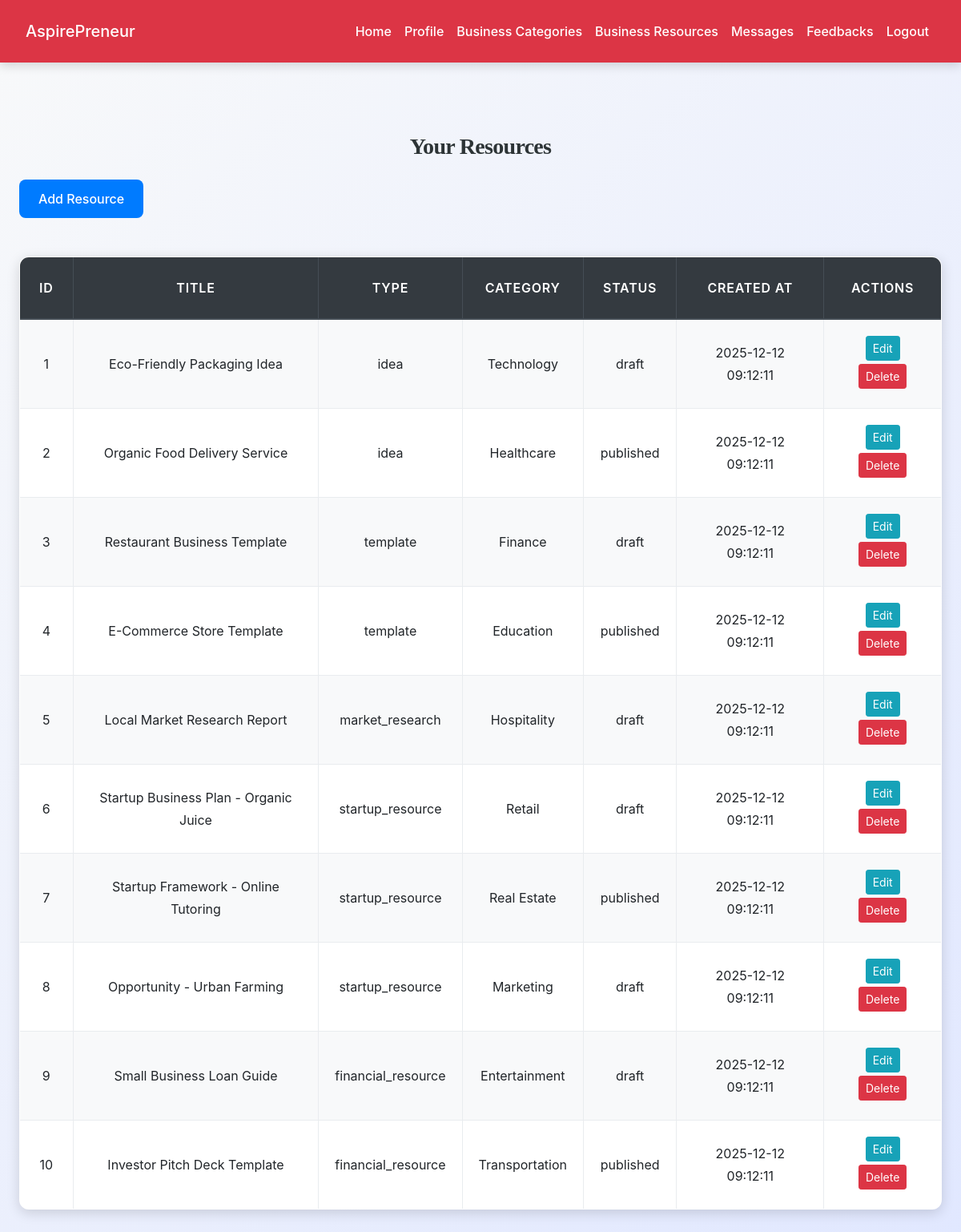
The app's page /agent/view_resources.php (signed in) with its own data.
### tables this page shows
CREATE TABLE `agent_business_resources` (
  `id` int(11) NOT NULL,
  `title` varchar(255) NOT NULL,
  `description` text DEFAULT NULL,
  `file_url` varchar(255) DEFAULT NULL,
  `amount` decimal(15,2) DEFAULT NULL,
  `source` varchar(100) DEFAULT NULL,
  `link` varchar(255) DEFAULT NULL,
  `type` enum('idea','template','market_research','startup_resource','financial_resource') NOT NULL,
  `resource_type` enum('plan','framework','opportunity') DEFAULT NULL,
  `status` enum('draft','published') DEFAULT 'draft',
  `category_id` int(11) DEFAULT NULL,
  `agent_id` int(11) NOT NULL,
  `created_at` timestamp NOT NULL DEFAULT current_timestamp(),
  `updated_at` timestamp NOT NULL DEFAULT current_timestamp() ON UPDATE current_timestamp()
);

CREATE TABLE `business_categories` (
  `id` int(11) NOT NULL,
  `name` varchar(150) NOT NULL,
  `description` text DEFAULT NULL
);

### agent/view_resources.php (the view, shortened to what this page needs)
<?php
include('../config.php');
$agent_id = $_SESSION["id"];
$res = mysqli_query($conn, "SELECT r.*, c.name as category_name FROM agent_business_resources r LEFT JOIN business_categories c ON r.category_id=c.id WHERE r.agent_id=$agent_id ORDER BY r.created_at DESC");
?>
<!DOCTYPE html>
<html lang="en">
<head>
<link rel="stylesheet" href="https://cdn.jsdelivr.net/npm/bootstrap@4.6.2/dist/css/bootstrap.min.css">
    <link rel="stylesheet" href="../css/style.css">
</head>
<body>
<?php include('navbar.php'); ?>
<div class="container py-5">
    <h3 class="mb-4">Your Resources</h3>
    <a href="add_resource.php" class="btn btn-primary mb-3">Add Resource</a>
    <table class="table table-bordered table-striped table-responsive-sm">
        <thead class="thead-dark">
            <tr>
                <th>ID</th>
                <th>Title</th>
                <th>Type</th>
                <th>Category</th>
                <th>Status</th>
                <th>Created At</th>
                <th>Actions</th>
            </tr>
        </thead>
        <tbody>
        <?php while($row = mysqli_fetch_assoc($res)): ?>
            <tr>
                <td><?= $row['id'] ?></td>
                <td><?= htmlspecialchars($row['title']) ?></td>
                <td><?= $row['type'] ?></td>
                <td><?= htmlspecialchars($row['category_name']) ?></td>
                <td><?= $row['status'] ?></td>
                <td><?= $row['created_at'] ?></td>
                <td>
                    <a href="edit_resource.php?id=<?= $row['id'] ?>" class="btn btn-sm btn-info mb-1">Edit</a>
                    <a href="view_resources.php?delete_id=<?= $row['id'] ?>" onclick="return confirm('Are you sure to delete this resource?');" class="btn btn-sm btn-danger mb-1">Delete</a>
                </td>
            </tr>
        <?php endwhile; ?>
        </tbody>
    </table>
</div>
</body>
</html>

### css/style.css (style rules this page uses)
:root { --primary: #007bff; --secondary: #6c757d; --success: #28a745; --info: #17a2b8; --warning: #ffc107; --danger: #dc3545; --light: #f8f9fa; --dark: #2d3436; --accent: #ff6f61; --highlight: #6f42c1; --shadow: rgba(0, 0, 0, 0.15); --transition: all 0.3s ease-in-out; }
body { font-family: 'Inter', 'Segoe UI', Tahoma, Geneva, Verdana, sans-serif; background: linear-gradient(135deg, var(--light) 0%, #e0e7ff 100%); color: var(--dark); line-height: 1.8; margin: 0; padding: 0; min-height: 100vh; font-size: 16px; }
h1, h2, h3, h4 { text-align: center; margin: 2.5rem 0; font-family: 'Georgia', 'Times New Roman', serif; color: var(--dark); font-weight: 700; letter-spacing: -0.025em; }
h3 { font-size: 1.75rem; }
.container { max-width: 1200px; margin: 0 auto 3rem; padding: 0 1.5rem; }
.table { width: 100%; border-collapse: collapse; margin: 2rem 0; font-size: 1rem; background-color: #ffffff; border-radius: 12px; overflow: hidden; box-shadow: 0 4px 16px var(--shadow); transition: var(--transition); }
.table th, .table td { padding: 1.25rem; border: 1px solid #e9ecef; text-align: center; vertical-align: middle; }
.table thead th { background-color: rgb(0, 0, 0); color: white; font-weight: 600; text-transform: uppercase; letter-spacing: 0.05em; padding: 1.5rem; }
.table tbody tr { transition: var(--transition); }
.table tbody tr:nth-child(odd) { background-color: var(--light); }
.btn-primary { background-color: var(--primary); color: #fff; border: none; border-radius: 8px; padding: 0.75rem 1.5rem; font-size: 1rem; font-weight: 500; cursor: pointer; transition: var(--transition); display: inline-flex; align-items: center; justify-content: center; }
a { color: var(--primary); text-decoration: none; font-weight: 500; transition: var(--transition); }

### records on screen
agent_business_resources: id "1", title "Eco-Friendly Packaging Idea", type "idea", category.name "Technology", status "draft", created_at "2025-12-12 09:12:11"
agent_business_resources: id "2", title "Organic Food Delivery Service", type "idea", category.name "Healthcare", status "published", created_at "2025-12-12 09:12:11"
agent_business_resources: id "3", title "Restaurant Business Template", type "template", category.name "Finance", status "draft", created_at "2025-12-12 09:12:11"
agent_business_resources: id "4", title "E-Commerce Store Template", type "template", category.name "Education", status "published", created_at "2025-12-12 09:12:11"
agent_business_resources: id "5", title "Local Market Research Report", type "market_research", category.name "Hospitality", status "draft", created_at "2025-12-12 09:12:11"
agent_business_resources: id "6", title "Startup Business Plan - Organic Juice", type "startup_resource", category.name "Retail", status "draft", created_at "2025-12-12 09:12:11"
agent_business_resources: id "7", title "Startup Framework - Online Tutoring", type "startup_resource", category.name "Real Estate", status "published", created_at "2025-12-12 09:12:11"
agent_business_resources: id "8", title "Opportunity - Urban Farming", type "startup_resource", category.name "Marketing", status "draft", created_at "2025-12-12 09:12:11"
agent_business_resources: id "9", title "Small Business Loan Guide", type "financial_resource", category.name "Entertainment", status "draft", created_at "2025-12-12 09:12:11"
agent_business_resources: id "10", title "Investor Pitch Deck Template", type "financial_resource", category.name "Transportation", status "published", created_at "2025-12-12 09:12:11"
